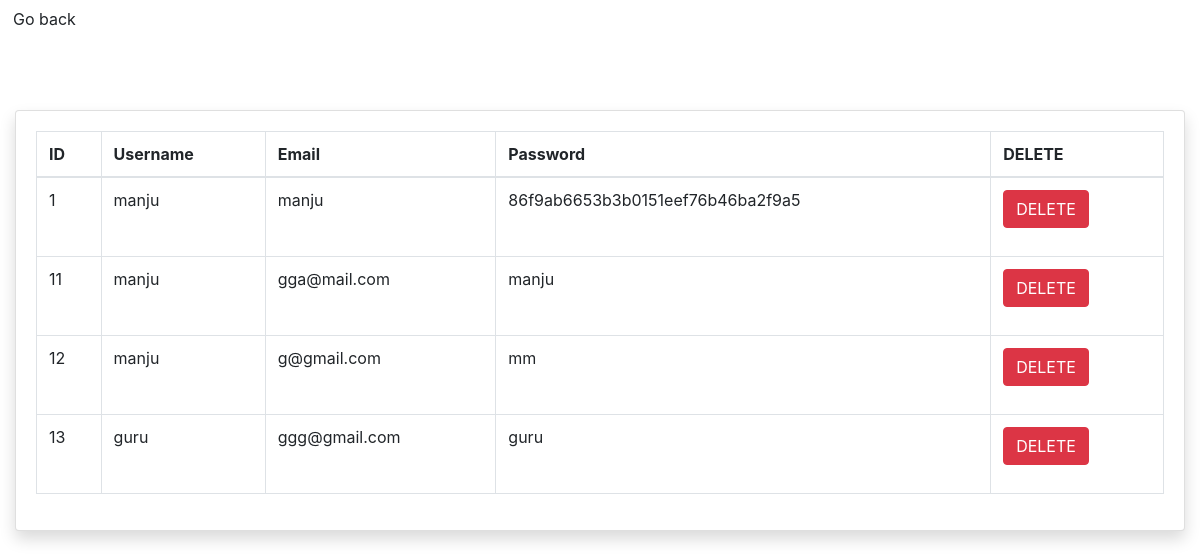
Page /userdetails.php on the committed database.
### tables this page shows
CREATE TABLE `register` (
  `id` int(20) NOT NULL,
  `email` varchar(50) NOT NULL,
  `username` varchar(50) NOT NULL,
  `password` varchar(50) NOT NULL
);

### userdetails.php (the view, shortened to what this page needs)
   <link rel="stylesheet" href="https://stackpath.bootstrapcdn.com/bootstrap/4.3.1/css/bootstrap.min.css">
  <link rel="stylesheet" type="text/css" href="sells.css">
<div class="btn1"><button class="btn" onclick="window.location.href='dashboard.php'"><i class="fa fa-home"></i>Go back</button></div>
<div>
  <?php
$connection = mysqli_connect("localhost","root","","login");
?>
<br><br><br>
<div class="container-fluid">
    <div class="card shadow mb-4">
        <div class="card-body">
            <div class="table-responsive">
            <?php
                $query = "SELECT * FROM register";
                $query_run = mysqli_query($connection, $query);
            ?>
                <table class="table table-bordered" id="dataTable" width="100%" cellspacing="0">
                    <thead>
                        <tr>
                            <th> ID </th>
                            <th> Username </th>
                            <th>Email </th>
                            <th>Password</th>
                            <th>DELETE</th>
                        </tr>
                    </thead>
                    <tbody>
                        <?php
                        if(mysqli_num_rows($query_run) > 0)
                        {
                            while($row = mysqli_fetch_assoc($query_run))
                            {
                        ?>
                            <tr>
                                <td><?php  echo $row['id']; ?></td>
                                <td><?php  echo $row['username']; ?></td>
                                <td><?php  echo $row['email']; ?></td>
                                <td><?php  echo $row['password']; ?></td>
                                <td>
                                    <form action="deleteusers.php" method="post">
                                        <button type="submit" name="delete_btn" class="btn btn-danger"> DELETE</button>
                                    </form>
                                </td>
                            </tr>
                        <?php
                            }
                        }
                        else {
                            echo "No Record Found";
                        }
                        ?>
                    </tbody>
                </table>
            </div>
        </div>
    </div>
</div>
</div>

### rows in the picture
register: id "1", username "manju", email "manju", password "86f9ab6653b3b0151eef76b46ba2f9a5"
register: id "11", username "manju", email "gga@mail.com", password "manju"
register: id "12", username "manju", email "g@gmail.com", password "mm"
register: id "13", username "guru", email "ggg@gmail.com", password "guru"
